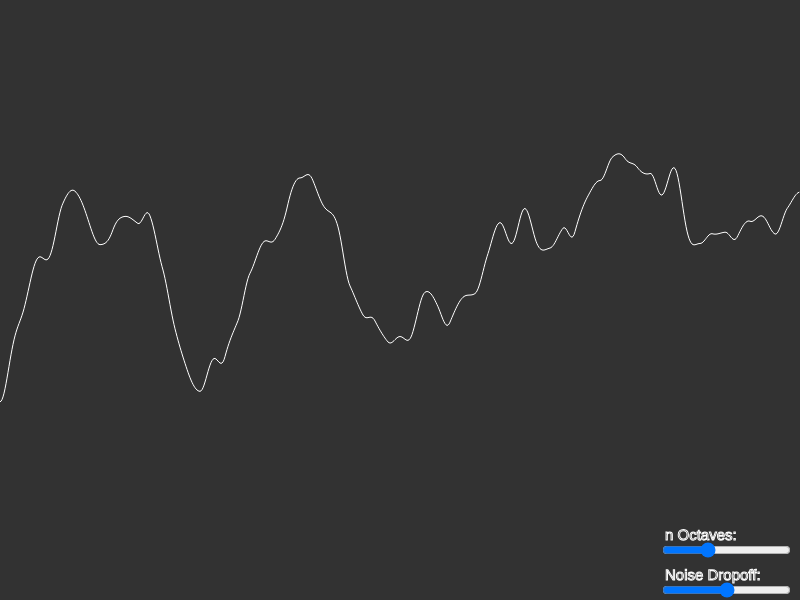
Frame 1 (no input)
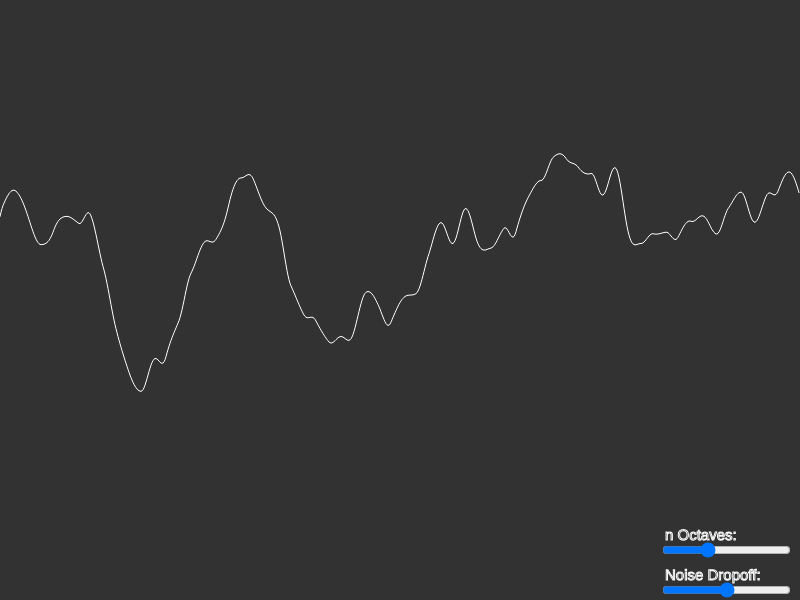
Frame 60 (no input)
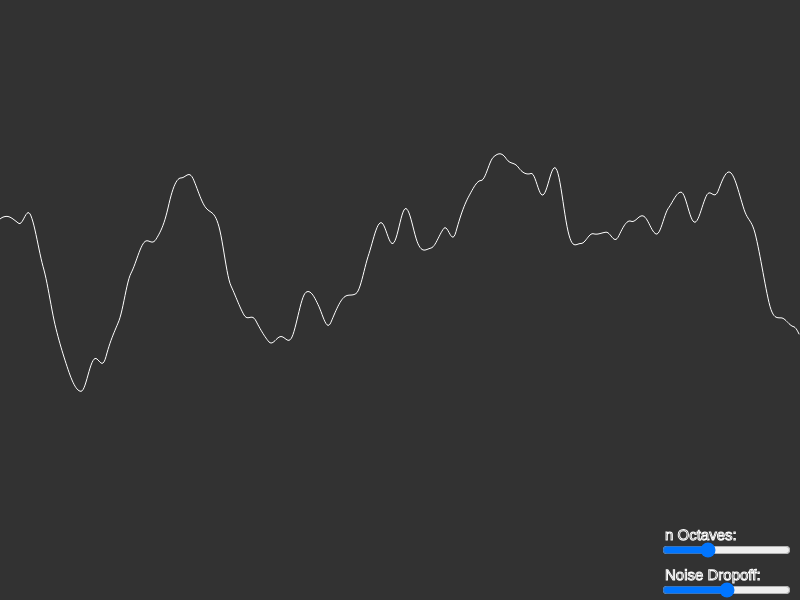
Frame 120 (the mouse pressed at the canvas centre since frame 60)

The p5.js sketch that drew these frames (run headless with seeded random() and noise() and a simulated clock; from frame 60 on, the mouse is pressed at the canvas centre):

// p5.js sketch
// ── sketch.js
let dropoffSlider;
let octaveSlider;
let inc = 0.01;
let start = 0;
function setup() {
  createCanvas(800, 600);
  let button = createButton("reset sketch");
  button.mousePressed(resetSketch);
  dropoffSlider = createSlider(0.0, 1.0, 0.5, 0.1);
  dropoffSlider.position(width - 140, height - 20);
  octaveSlider = createSlider(1, 10, 4, 1);
  octaveSlider.position(width - 140, height - 60);
  textSize(15);
  createP(
    "Adjust the sliders and click the apply button to adjust noiseDetail values."
  );
}

function resetSketch() {
  noiseDetail(octaveSlider.value(), dropoffSlider.value());
}

function draw() {
  let xoff = start;

  background(50);
  stroke(255);
  noFill();
  beginShape();

  for (let x = 0; x < width; x++) {
    // Constrain the noise value as noiseDetail dropoff > 0.5 can result in
    // noise values > 1.0
    vertex(x, constrain(noise(xoff), 0.01, 0.99) * height);
    xoff += inc;
  }
  endShape();

  start += inc;

  text("Noise Dropoff:", dropoffSlider.x + 5, dropoffSlider.y);
  text("n Octaves:", octaveSlider.x + 5, octaveSlider.y);
}
